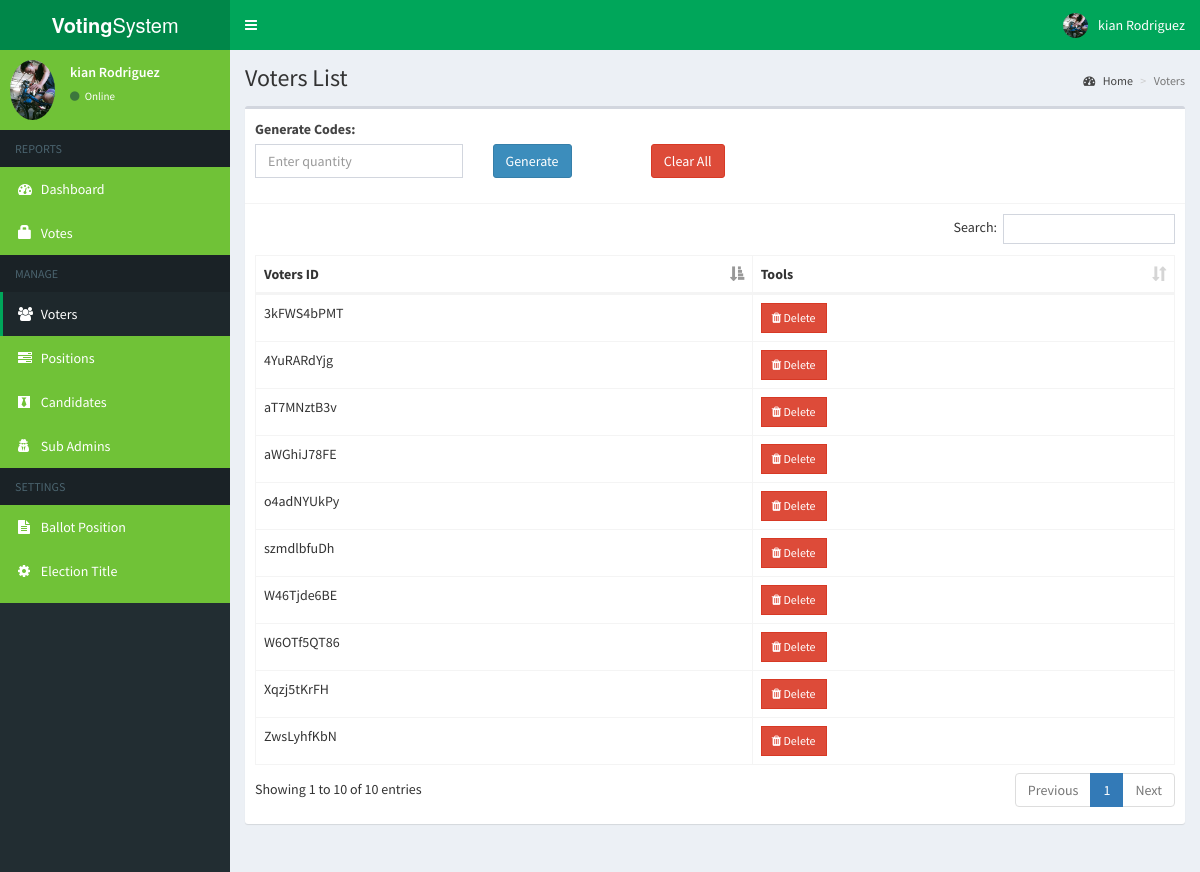
Screenshot of /admin/voters.php (signed in) with the database file from the repository.
### tables this page shows
CREATE TABLE `voters` (
  `id` int(11) NOT NULL,
  `election_id` int(11) NOT NULL,
  `voters_id` varchar(15) NOT NULL
);

### admin/includes/session.php (called while the page is built, shortened)
<?php
	include 'includes/conn.php';
	if(!isset($_SESSION['admin']) || empty($_SESSION['admin'])) {
		header('location: index.php');
		exit();
	}
	 else {
		$sql = "SELECT * FROM admin WHERE id = '".$_SESSION['admin']."'";
		$query = $conn->query($sql);
		$user = $query->fetch_assoc();
	}
?>

### admin/voters.php (the view, shortened to what this page needs)
<?php
    include 'includes/session.php';
?>
<?php include 'includes/header.php'; ?>
<body class="hold-transition skin-green sidebar-mini">
<div class="wrapper">
  <?php include 'includes/navbar.php'; ?>
  <?php include 'includes/menubar.php'; ?>
  <div class="content-wrapper">
    <section class="content-header">
      <h1>
        Voters List
      </h1>
      <ol class="breadcrumb">
        <li><a href="#"><i class="fa fa-dashboard"></i> Home</a></li>
        <li class="active">Voters</li>
      </ol>
    </section>
    <section class="content">
      <div class="row">
        <div class="col-xs-12">
          <div class="box">
            <div class="box-header with-border">
              <form action="" method="post" id="generateForm">
                <div class="row">
                  <div class="col-md-3">
                    <div class="form-group">
                      <label>Generate Codes:</label>
                      <input type="number" name="quantity" class="form-control" placeholder="Enter quantity">
                    </div>
                  </div>
                  <div class="col-md-2">
                    <div class="form-group">
                      <button type="submit" name="generate" class="btn btn-primary" style="margin-top: 25px;">Generate</button>
                    </div>
                  </div>
                  <div class="col-md-2">
                    <div class="form-group">
                      <button type="button" id="clearAllButton" class="btn btn-danger" style="margin-top: 25px;">Clear All</button>
                    </div>
                  </div>
                </div>
              </form>
            </div>
            <div class="box-body">
              <table id="example1" class="table table-bordered">
                <thead>
                  <th>Voters ID</th>
                  <th>Tools</th>
                </thead>
                <tbody>
                  <?php
                    $sql = "SELECT * FROM voters";
                    $result = $conn->query($sql);
                    if ($result->num_rows > 0) {
                      while($row = $result->fetch_assoc()) {
                        echo "
                          <tr>
                            <td>".$row['voters_id']."</td>
                            <td>
                              <button class='btn btn-danger btn-sm delete btn-flat' data-voter='".$row['voters_id']."'><i class='fa fa-trash'></i> Delete</button>
                            </td>
                          </tr>
                        ";
                      }
                    } else {
                      echo "<tr><td colspan='2'>No voters found</td></tr>";
                    }
                  ?>
                </tbody>
              </table>
            </div>
          </div>
        </div>
      </div>
    </section>
  </div>
</div>
</body>
</html>

### admin/includes/navbar.php (shortened to what this page needs)
<header class="main-header">
  <a href="#" class="logo">
    <span class="logo-lg"><b>Voting</b>System</span>
  </a>
  <nav class="navbar navbar-static-top">
    <a href="#" class="sidebar-toggle" data-toggle="push-menu" role="button">
    </a>
    <div class="navbar-custom-menu">
      <ul class="nav navbar-nav">
        <li class="dropdown user user-menu">
          <a href="#" class="dropdown-toggle" data-toggle="dropdown">
            <img src="<?php echo (!empty($user['photo'])) ? '../images/'.$user['photo'] : '../images/profile.jpg'; ?>" class="user-image" alt="User Image">
            <span class="hidden-xs"><?php echo $user['firstname'].' '.$user['lastname']; ?></span>
          </a>
        </li>
      </ul>
    </div>
  </nav>
</header>

### admin/includes/menubar.php (shortened to what this page needs)
<aside class="main-sidebar">
  <section class="sidebar" style="background-color: #70C237; color: #fff;">
    <div class="user-panel">
      <div class="pull-left image">
        <img src="<?php echo (!empty($user['photo'])) ? '../images/'.$user['photo'] : '../images/profile.jpg'; ?>" class="img-circle" alt="User Image">
      </div>
      <div class="pull-left info">
        <p><?php echo $user['firstname'].' '.$user['lastname']; ?></p>
        <a><i class="fa fa-circle text-success"></i> Online</a>
      </div>
    </div>
    <ul class="sidebar-menu" data-widget="tree">
      <li class="header">REPORTS</li>
      <li class=""><a href="home.php" style="color: #fff;"><i class="fa fa-dashboard"></i> <span>Dashboard</span></a></li>
      <li class=""><a href="votes.php" style="color: #fff;"><span class="glyphicon glyphicon-lock"></span> <span>Votes</span></a></li>
      <li class="header">MANAGE</li>
      <li class=""><a href="voters.php" style="color: #fff;"><i class="fa fa-users"></i> <span>Voters</span></a></li>
      <li class=""><a href="positions.php" style="color: #fff;"><i class="fa fa-tasks"></i> <span>Positions</span></a></li>
      <li class=""><a href="candidates.php" style="color: #fff;"><i class="fa fa-black-tie"></i> <span>Candidates</span></a></li>
      <li class=""><a href="sub_admins.php" style="color: #fff;"><i class="fa fa-user-secret"></i> <span>Sub Admins</span></a></li>
      <li class="header">SETTINGS</li>
      <li class=""><a href="ballot.php" style="color: #fff;"><i class="fa fa-file-text"></i> <span>Ballot Position</span></a></li>
      <li class=""><a href="#config" data-toggle="modal" style="color: #fff;"><i class="fa fa-cog"></i> <span>Election Title</span></a></li>
    </ul>
  </section>
</aside>

### rows the page displays
voters: voters "ZwsLyhfKbN"
voters: voters "Xqzj5tKrFH"
voters: voters "4YuRARdYjg"
voters: voters "3kFWS4bPMT"
voters: voters "aT7MNztB3v"
voters: voters "szmdlbfuDh"
voters: voters "o4adNYUkPy"
voters: voters "W46Tjde6BE"
voters: voters "aWGhiJ78FE"
voters: voters "W6OTf5QT86"

### other values shown
$user['firstname'] "kian"
$user['lastname'] "Rodriguez"
